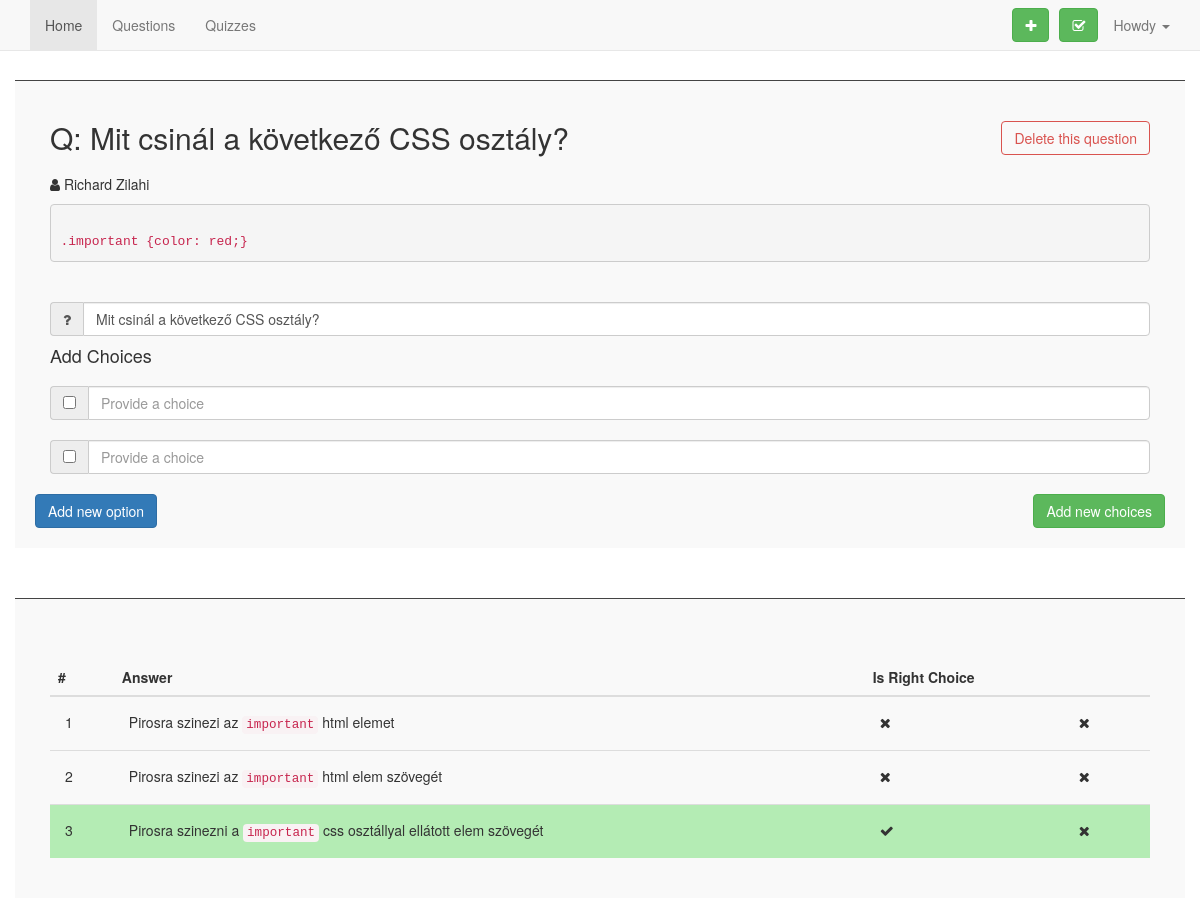
Page /quiz_db/editquestion.php?id=23 on the committed database.
### tables this page shows
CREATE TABLE `questions` (
  `id` int(11) unsigned NOT NULL,
  `question` varchar(255) DEFAULT NULL,
  `is_active` tinyint(1) DEFAULT NULL,
  `description` varchar(255) NOT NULL,
  `owner` varchar(255) NOT NULL,
  `tags` varchar(255) NOT NULL
);

CREATE TABLE `answers` (
  `id` int(11) unsigned NOT NULL,
  `question_id` int(11) DEFAULT NULL,
  `is_right_choice` tinyint(1) DEFAULT NULL,
  `choice` varchar(255) DEFAULT NULL
);

### quiz_db/MySQL.php (called while the page is built, shortened)
<?php
class MySQL {
    private static $mysql_connection;
    static function connect() {
        $mysqlDatas = require(__DIR__ . "/configClass.php");
        self::$mysql_connection = new mysqli($mysqlDatas["mysql_host"], $mysqlDatas["mysql_username"], $mysqlDatas["mysql_password"], $mysqlDatas["mysql_database"]);
        self::$mysql_connection->set_charset("utf8");
        return mysqli_connect_errno();
    }
    static function getRows($query) {
        $array = array();
        if ( $result = self::$mysql_connection->query($query) ) {
            while ( $row = $result->fetch_object() ) {
                $array[] = $row;
            }
        }
        return $array;
    }
}
?>

### quiz_db/editquestion.php (the view, shortened to what this page needs)
<?php
$questionId = $_GET['id'];
include_once("functions.php");
$currentQuestion = getASpecificQuestion($questionId);
?>
<!DOCTYPE html>
<html>
<head>
    <link rel="stylesheet" href="https://maxcdn.bootstrapcdn.com/bootstrap/3.3.7/css/bootstrap.min.css" />
    <link rel="stylesheet" href="css/questions.css" />
    <link rel="stylesheet" href="https://maxcdn.bootstrapcdn.com/font-awesome/4.7.0/css/font-awesome.min.css" />
</head>
  <body>
    <?php include_once("menu.php"); ?>
    <div class="container">
      <div class="row addnewquestionbox editquestion-container">
        <div id="optioncontainer" class="col-lg-12">
          <h2 data-id="<?php echo $currentQuestion['id']; ?>" id="questionid">Q: <?php echo $currentQuestion['question']; ?>
            <button data-id="<?php echo $questionId;?>" id="deletequestion" class="btn btn-outline-danger pull-right">Delete this question</button>
          </h2>
          <div class="input-group">
            <p>
              <i class="fa fa-user"></i> <?php echo $currentQuestion['owner']; ?>
            </p>
          </div>
          <pre><?php echo $currentQuestion['desc'] ?></pre>
            <?php echo $currentQuestion['tags'] ?>
          <div class="input-group">
            <span class="input-group-addon" id="basic-addon1">
              <i class="fa fa-question"></i>
            </span>
            <input id="question" name="question" type="text" class="form-control" value="<?php echo $currentQuestion['question']; ?>" aria-describedby="basic-addon1">
          </div>
          <h4>Add Choices</h4>
          <div class="input-group">
            <span class="input-group-addon" id="basic-addon1">
              <input data-number="1" type="checkbox" aria-label="">
            </span>
            <input id="choice-1" data-number="1" name="choice-1" type="text" class="form-control" placeholder="Provide a choice" aria-describedby="basic-addon1">
          </div>
          <div class="input-group">
            <span class="input-group-addon" id="basic-addon1">
              <input data-number="2" type="checkbox" aria-label="">
            </span>
            <input id="choice-2" data-number="2" name="choice-2" type="text" class="form-control" placeholder="Provide a choice" aria-describedby="basic-addon1">
          </div>
        </div>
        <div class="input-group pull-left">
          <button id="addnewoption" class="btn btn-primary">Add new option</button>
        </div>
        <div id="submitbutton" class="input-group pull-right">
          <button id="sbmitchoices" class="btn btn-success">Add new choices</button>
        </div>
      </div>
    </div>
    <div class="container">
      <div class="row addnewquestionbox">
        <div id="answerscontainer" class="col-lg-12">
          <table id="questions" class="table table-hover">
            <thead>
              <tr>
                <th>#</th>
                <th>Answer</th>
                <th>Is Right Choice</th>
                <th></th>
              </tr>
            </thead>
            <tbody>
              <?php getAllAnswerForQuestion($questionId);?>
            </tbody>
          </table>
      </div>
    </div>
  </div>
  </body>
</html>

### quiz_db/functions.php (shortened to what this page needs)
<?php
include_once("MySQL.php");
function getASpecificQuestion ($questionId) {
  $getAQuestionSql = "SELECT * FROM `questions` WHERE `id` = $questionId ";
  $rows = MySQL::getRows($getAQuestionSql);
  foreach ($rows as $row ) {
    $id = $row->id;
    $question = $row->question;
    $isActive = $row->is_active;
    $description = $row->description;
    $tags = $row->tags;
    $owner = $row->owner;
    $quizOwner = getUserDetails($owner);
    $tagsArray = explode(",", $tags);
    for ($i=0; $i<count($tagsArray)-1; $i++) {
      $tagsResult .= '<span class="label label-info tags">'.$tagsArray[$i].'</span>';
    }
    $question = array('tags' => $tagsResult, 'question' => $question, 'id' => $id, 'is_active' => $isActive, 'desc' => $description, 'owner' => $quizOwner['fullname']);
  }
  return $question;
}
function getAllAnswerForQuestion ($id) {
  $getAllAnswerForQuestionSql = "SELECT * FROM `answers` WHERE `question_id` = $id  ";
  $rows = MySQL::getRows($getAllAnswerForQuestionSql);
    $count = 0;
  foreach ($rows as $row ) {
    $count++;
    $id = $row->id;
    $choice = $row->choice;
    $isRightChoice = $row->is_right_choice;
    $rightChoiceIcon = getRightChoiceIcon($isRightChoice);
    echo '<tr class="clickable-row '.$rightChoiceIcon['class'].'" data-id="'.$id.'">
    <td>'.$count.'</td>
    <td>'.$choice.'</td>
    <td>'.$rightChoiceIcon['icon'].'</td>
    <td>
    <i class="fa fa-times action-icon"></i>
    </td>
    </tr>
    ';
  }
}
function getRightChoiceIcon ($isRightChoice) {
  if ($isRightChoice) {
    $icon = '<i class="fa fa-check"></i>';
    $class = 'right-choice';
  } else {
    $icon = '<i class="fa fa-times"></i>';
    $class = '';
  }
  $result = array('icon' => $icon, 'class' => $class);
  return $result;
}
function getUserDetails ($username) {
    $getUserDetailsSql = "SELECT * FROM `users` where `username` = '$username' LIMIT 1" ;
    $rows = MySQL::getRows($getUserDetailsSql);
    $firstRow = $rows[0];
    $usersFullname = $firstRow->fullname;
    $result = array('fullname' => $usersFullname, );
    return $result;
}
?>

### quiz_db/css/questions.css (style rules this page uses)
table#questions, #questions { margin-top: 40px; }
.addnewquestionbox { padding: 20px; background-color: #f9f9f9; border-top: 1px solid #444; margin-top: 50px; }
#submitbutton { margin-top: 20px; }
.action-icon { margin-right: 10px; }
.table>tbody>tr>td { padding: 15px; }
.input-group { margin-top: 20px; }
.btn-outline-danger { color: #d9534f; background-image: none; background-color: transparent; border-color: #d9534f }
.right-choice { background-color: #b4ecb4 }
code { color: #c7254e !important; }
.editquestion-container { margin-top: 80px; }

### rows in the picture
questions: question "Mit csinál a következő CSS osztály?", description ".important {color: red;}"
answers: choice "Pirosra szinezi az important html elemet", is_right_choice 0 (drawn)
answers: choice "Pirosra szinezi az important html elem szövegét", is_right_choice 0 (drawn)
answers: choice "Pirosra szinezni a important css osztállyal ellátott elem szövegét", is_right_choice 1 (drawn)

### other values in the picture
$currentQuestion['owner'] "Richard Zilahi"
